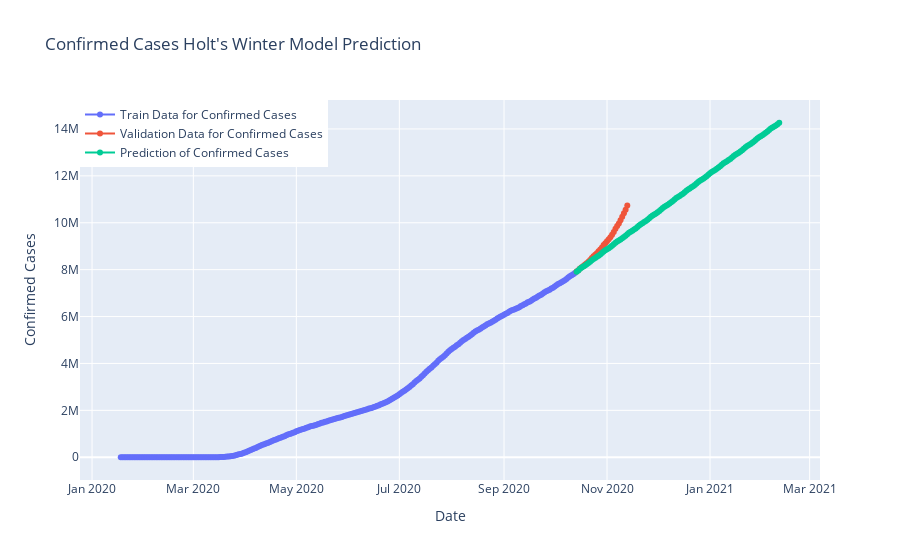

Source (notebook cell):
### Code cell
fig=go.Figure()
fig.add_trace(go.Scatter(x=model_train.index, y=model_train["cumulative_confirmed_winter"],
                    mode='lines+markers',name="Train Data for Confirmed Cases"))
fig.add_trace(go.Scatter(x=valid.index, y=valid["cumulative_confirmed"],
                    mode='lines+markers',name="Validation Data for Confirmed Cases",))
fig.add_trace(go.Scatter(x=y_pred.index, y=y_pred["Holt's Winter Model"],
                    mode='lines+markers',name="Prediction of Confirmed Cases",))
fig.update_layout(title="Confirmed Cases Holt's Winter Model Prediction",
                 xaxis_title="Date",yaxis_title="Confirmed Cases",legend=dict(x=0,y=1,traceorder="normal"))
fig.show()
